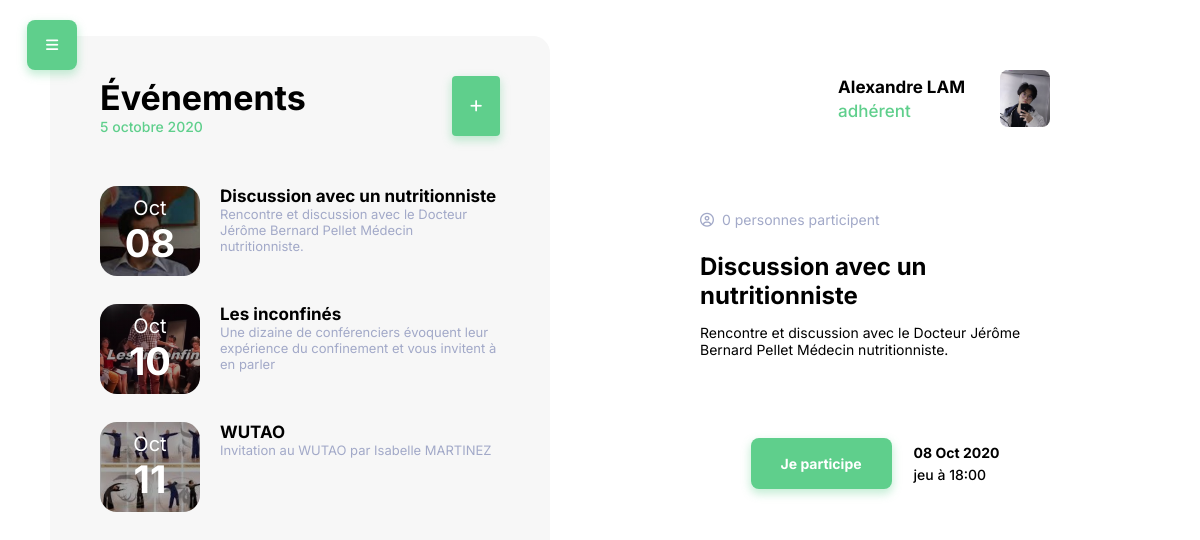
Before: /events/1 with the older database file.
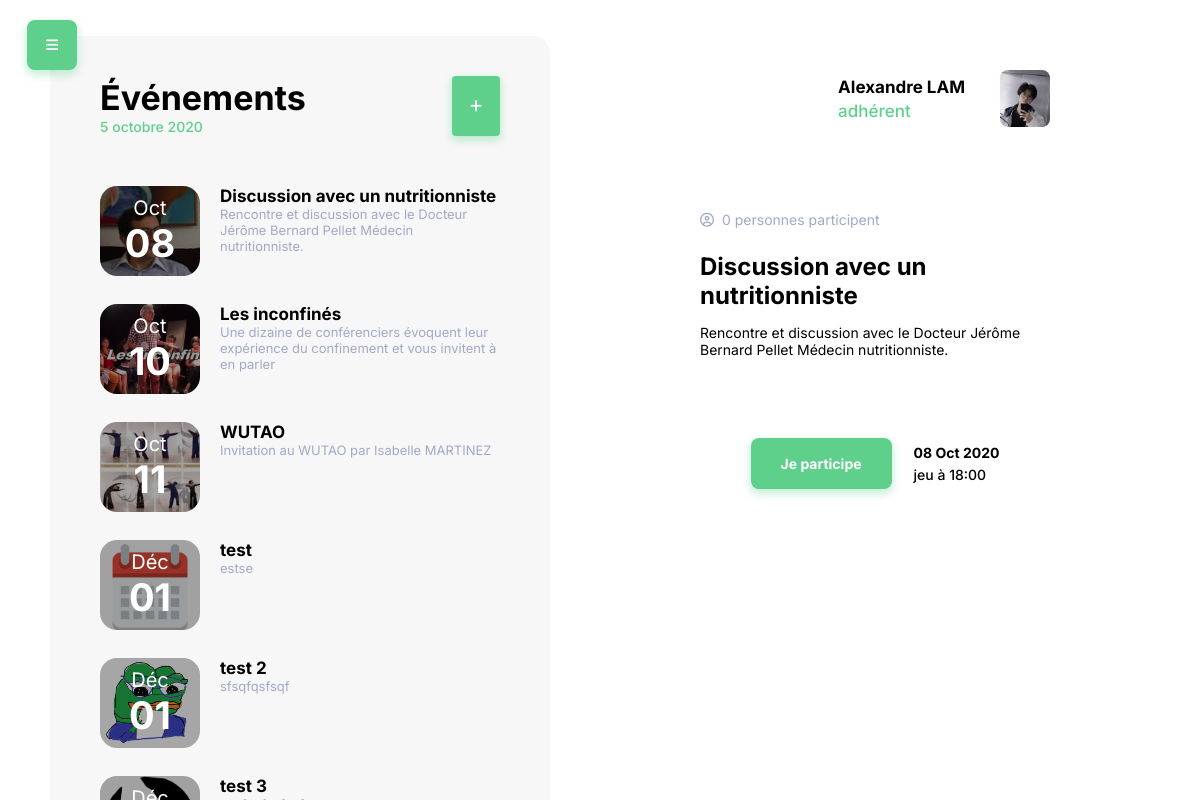
After: the same page with the newer database file.
### events/models.py (models this page shows, shortened)
class Event(models.Model):
    title = models.CharField(max_length=50)
    author = models.CharField(max_length=50)
    short_description = models.CharField(max_length=100)
    long_description = models.CharField(max_length=300)
    date_begin = models.DateTimeField(max_length=300)
    date_end = models.DateTimeField(max_length=300)
    icon = models.ImageField(upload_to="images/", default="/images/default_icon.png")
    image = models.ImageField(upload_to='images/', default="/images/default_image.png")

### events/views.py (the view)
# urls.py: path('events/<id>', views.home, name='home'),
def home(request, id):
    sorted_events_list = Event.objects.order_by('date_begin')
    context = {'eventsList': sorted_events_list}
    context["selected"] = Event.objects.get(id=id)
    context["participation"] = Participation.objects.filter(event__id=id)
    return render(request, 'events/details.html', context)

### events/templates/events/details.html (shortened to what this page needs)
{% extends 'events/events_list.html' %} {% block details %}
<section class="details">
  <div>
    <div class="header">
      <div class="profile-picture"></div>
      <div>
        <h2>Alexandre LAM</h2>
        <p>adhérent</p>
      </div>
    </div>
    <div class="content">
      <div class="content-wrapper">
        <div class="small">
          <div class="icon">
            <i class="far fa-user-circle"></i>
          </div>
          <p>{{participation.count}} personnes participent</p>
        </div>
        <div class="text">
          <h1>{{ selected.title }}</h1>
          <p>{{ selected.long_description }}</p>
        </div>
        <div class="call-to-action">
          <a href="#"><button>Je participe</button></a>
          <div class="sub-text">
            <p><strong>{{selected.date_begin|date:"d M Y"}}</strong></p>
            <p>
              {{selected.date_begin|date:"D"}} à
              {{selected.date_begin|date:"H:i"}}
            </p>
          </div>
        </div>
      </div>
    </div>
  </div>
</section>
{% endblock details %}

### events/templates/events/events_list.html
{% extends 'events/base.html' %} {% block events_list %}
<section class="events-list">
  <div class="header">
    <div class="text">
      <h1>Événements</h1>
      <p>5 octobre 2020</p>
    </div>
    <a class="icon" href="#">
      <button>
        <i class="fas fa-plus"></i>
      </button>
    </a>
  </div>
  <div class="scroll-list-wrapper">
    <ul>
      {% for event in eventsList %}
      <a href="{{event.id}}">
        <li>
          <div class="img" style="background-image: linear-gradient(
                  0deg,
                  rgba(0, 0, 0, 0.35),
                  rgba(0, 0, 0, 0.35)
                ), url('{{ event.icon.url }}')">
            <div class="date">
              <p>{{event.date_begin|date:"M"}}</p>
              <h2>{{event.date_begin|date:"d"}}</h2>
            </div>
          </div>
          <div class="text">
            <h2>{{event.title}}</h2>
            <p>{{event.long_description}}</p>
          </div>
        </li>
      </a>
      {% endfor %}
    </ul>
  </div>
</section>
{% block details %} {% endblock details %} {% endblock events_list %}

### events/templates/events/base.html (shortened to what this page needs)
{% load static %}
<!DOCTYPE html>
<html lang="fr">
<head>
  <link rel="stylesheet" type="text/css" href="{% static 'events/style.css' %}" />
  <link rel="stylesheet" type="text/css" href="{% static 'events/fontawesome-free-5.15.1-web/css/all.css' %}" />
</head>
<body>
  {% block events_list %} {% endblock events_list %}
  <div class="hamburger-menu" onclick="handleMenu()">
    <i class="fas fa-bars"></i>
  </div>
</body>
</html>

Changed rows visible on the page:
added Event: icon (picture), date_begin "Déc", date_begin "01", title "test", long_description "estse"
added Event: icon (picture), date_begin "Déc", date_begin "01", title "test 2", long_description "sfsqfqsfsqf"
added Event: icon (placeholder picture), title "test 3"
